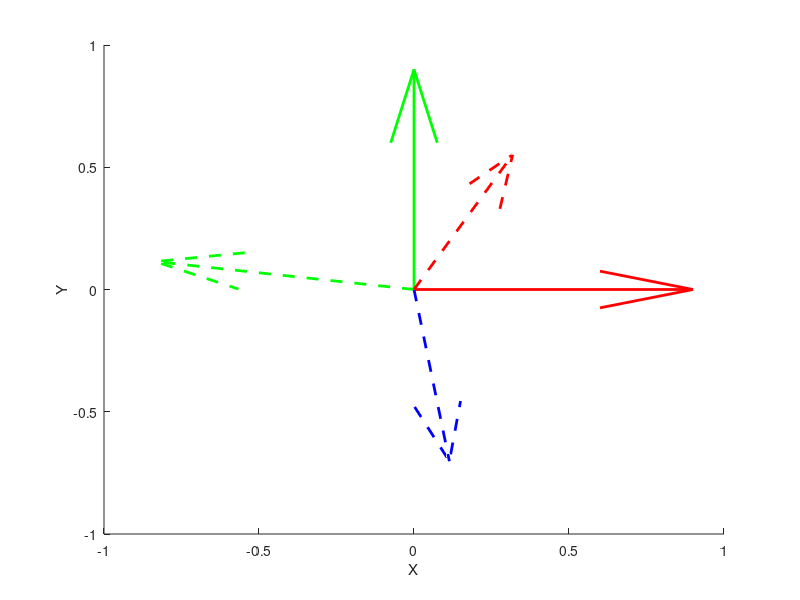

This figure's MATLAB source:
xAxis = [1;0;0];
yAxis = [0;1;0];
zAxis = [0;0;1];
alpha = 60* pi / 180; %60 degrees
beta = 45*pi / 180;  %25 degrees
gamma = 30*pi / 180; %30 degrees

Rx = [1,    0,          0;
      0,    cos(gamma), -sin(gamma);
      0,    sin(gamma), cos(gamma)];
  
Ry = [cos(beta),    0,  -sin(beta);
      0,            1,      0;
      sin(beta),    0,  cos(beta)];
  
Rz = [cos(alpha),   -sin(alpha),    0;
      sin(alpha),   cos(alpha),     0;
      0,            0,              1];
  
newAxes = Rz*Ry*Rx;

xNew = newAxes(:,1);
yNew = newAxes(:,2);
zNew = newAxes(:,3);

% ==== PLOTTING ====
figure(1);
hold on;
xlabel('X');
ylabel('Y');
zlabel('Z');

quiver3(0,0,0,xAxis(1), xAxis(2), xAxis(3),'r', 'Linewidth', 2);
quiver3(0,0,0,yAxis(1), yAxis(2), yAxis(3),'g', 'Linewidth', 2);
quiver3(0,0,0,zAxis(1), zAxis(2), zAxis(3),'b', 'Linewidth', 2);

quiver3(0,0,0,xNew(1), xNew(2), xNew(3),'--r', 'Linewidth', 2);
quiver3(0,0,0,yNew(1), yNew(2), yNew(3),'--g', 'Linewidth', 2);
quiver3(0,0,0,zNew(1), zNew(2), zNew(3),'--b', 'Linewidth', 2);